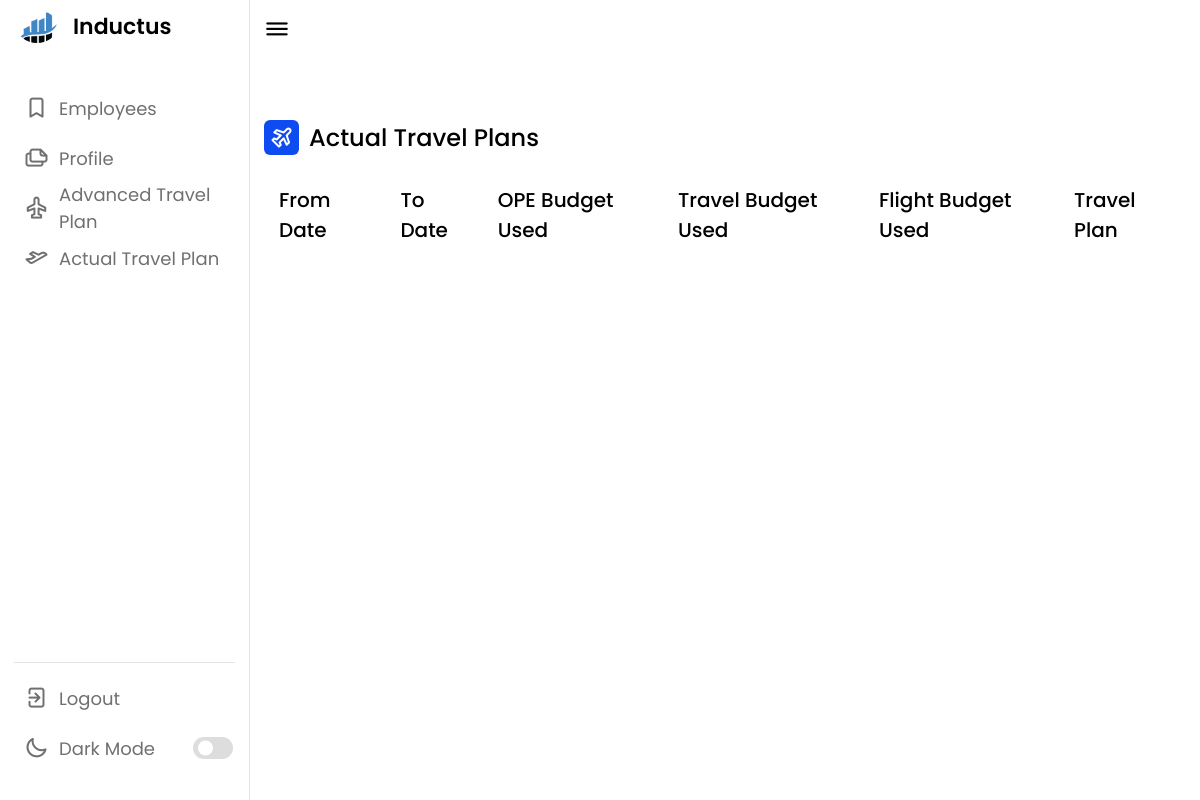
Page /employee/7e06c45b-a5ca-460d-8b0e-29f9c961be03/tp (signed in) on the earlier database version.
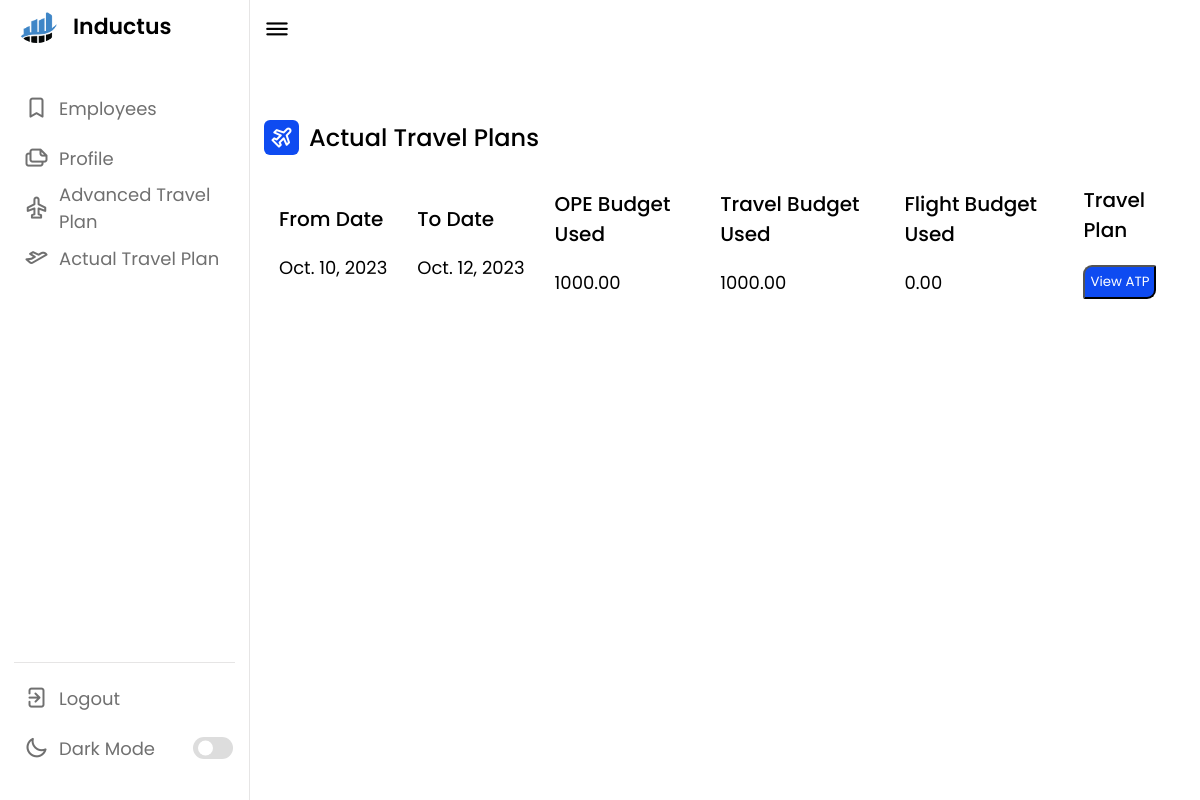
Same page on the later database version.
### base/models.py (models this page shows)
class Expense(models.Model):
    uuid = models.UUIDField(default = uuid.uuid4,primary_key=True,editable=False)
    employee = models.ForeignKey(Employee,on_delete=models.CASCADE,null = True)
    from_date = models.DateField(null = True)
    to_date = models.DateField(null = True)
    ope_budget_used = models.DecimalField(decimal_places=2,default=0,max_digits = 10)
    travel_budget_used = models.DecimalField(decimal_places=2,default=0,max_digits = 10)
    flight_budget_used = models.DecimalField(decimal_places=2,default=0,max_digits = 10)
    flight_ticket = models.FileField(upload_to=get_upload_path, blank = True)
    flight_return_ticket = models.FileField(upload_to=get_upload_path, blank = True)
    train_ticket = models.FileField(upload_to=get_upload_path, blank = True)
    train_return_ticket = models.FileField(upload_to=get_upload_path, blank = True)
    local_conveyance = models.DecimalField(decimal_places=2,default=0,max_digits = 10)
    departure = models.CharField(max_length = 30,null = True)
    place_of_visit = models.CharField(max_length = 30,null = True)
    taxi_bill = models.DecimalField(max_digits=10, decimal_places=2,default = 0)
    taxi_bill_proof = models.FileField(upload_to=get_upload_path, blank = True)

### base/views.py (the view)
# urls.py: path('employee/<str:pk>/tp',ActualTravelPlan,name ="tp"),
@login_required(login_url='login')
def ActualTravelPlan(request,pk):
    try:
        emp = Employee.objects.get(uuid=pk)
        tp = Expense.objects.filter(employee=emp)
    except:
        tp = None
    context = {
        'tp' : tp,
        'emp' : emp
    }
    return render(request,"actualtravelplan.html",context)

### base/templates/actualtravelplan.html (shortened to what the changed rows need)
{% load static %}
<!DOCTYPE html>
<html lang="en">
<head>
    <link rel="stylesheet" href="{% static 'style.css' %}">
    <link rel="stylesheet" href="https://unicons.iconscout.com/release/v4.0.0/css/line.css">
</head>
<body>
    <section class="dashboard">
        <div class="dash-content">
            <div class="overview">
                <div class="activity">
                    <div class="activity-data">
                        <div class="data names">
                            <span class="data-title">From Date</span>
                           {% for tp in tp %}
                           <span class="data-list">{{tp.from_date}}</span>
                           {% endfor %}
                        </div>
                        <div class="data email">
                            <span class="data-title">To Date</span>
                            {% for tp in tp %}
                           <span class="data-list">{{tp.to_date}}</span>
                           {% endfor %}
                        </div>
                        <div class="data joined">
                            <span class="data-title">OPE Budget Used</span>
                            {% for tp in tp %}
                           <span class="data-list">{{tp.ope_budget_used}}</span>
                           {% endfor %}
                        </div>
                        <div class="data joined">
                            <span class="data-title">Travel Budget Used</span>
                            {% for tp in tp %}
                           <span class="data-list">{{tp.travel_budget_used}}</span>
                           {% endfor %}
                        </div>
                        <div class="data joined">
                            <span class="data-title">Flight Budget Used</span>
                            {% for tp in tp %}
                           <span class="data-list">{{tp.flight_budget_used}}</span>
                           {% endfor %}
                        </div>
                        <div class="data type">
                            {% for tp in tp %}
                        <span class="data-list"><button class="download-btn"><a href="{% url 'viewatp' emp.uuid tp.uuid %}" style="text-decoration:none; color: white;" >View ATP</a></button></span>
                            {% endfor %}
                        </div>
                    </div>
                    </div>
            </div>
    </section>
</body>
</html>

Differences in the rows shown:
added Expense: from_date "Oct. 10, 2023", to_date "Oct. 12, 2023", ope_budget_used "1000.00", travel_budget_used "1000.00", flight_budget_used "0.00"
